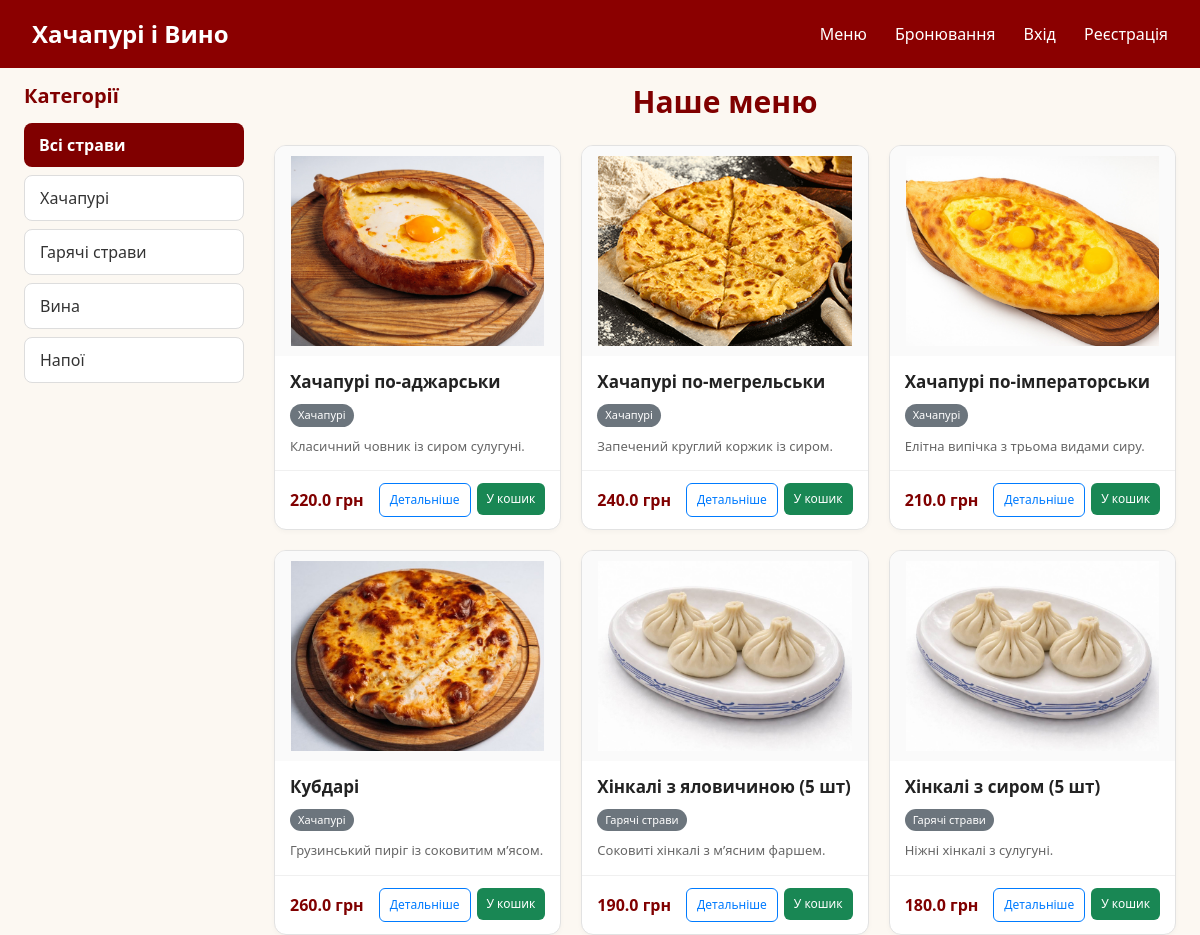
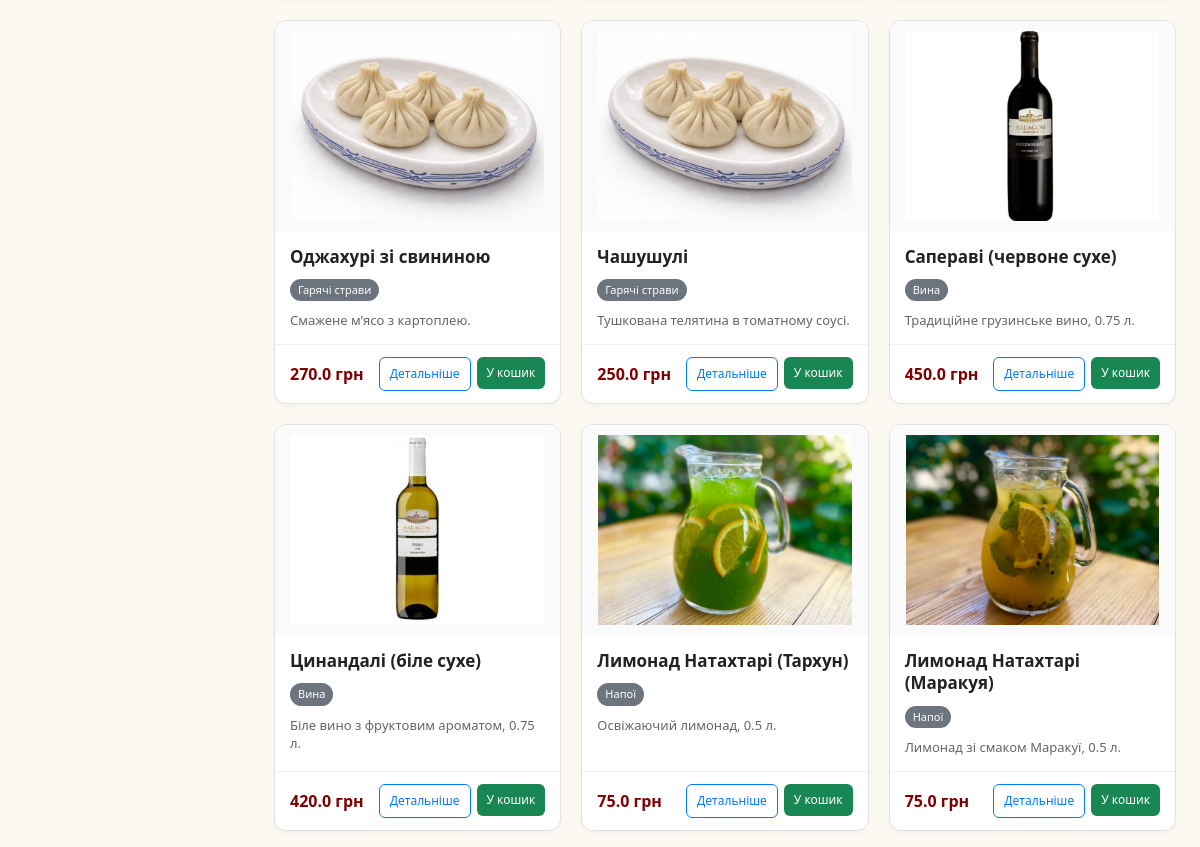
The page / on the database its author committed (2 pictures, top to bottom).
### models.py (models this page shows)
class Category(db.Model):
    id = db.Column(db.Integer, primary_key=True)
    name = db.Column(db.String(50), nullable=False, unique=True)
    dishes = db.relationship('Dish', backref='category_rel', lazy=True, cascade='all, delete-orphan')

class Dish(db.Model):
    id = db.Column(db.Integer, primary_key=True)
    title = db.Column(db.String(100), nullable=False)
    category_id = db.Column(db.Integer, db.ForeignKey('category.id'), nullable=False)
    price = db.Column(db.Float, nullable=False)
    description = db.Column(db.Text, nullable=False)
    full_description = db.Column(db.Text, nullable=False)
    image = db.Column(db.String(255), nullable=False, default='default.jpg')

### app.py (the view)
@app.route('/')
def index():
    cat_id = request.args.get('cat_id', type=int)
    categories = Category.query.all()
    if cat_id:
        dishes = Dish.query.filter_by(category_id=cat_id).all()
    else:
        dishes = Dish.query.all()
    return render_template('index.html', categories=categories, dishes=dishes, current_cat=cat_id)

### templates/index.html (shortened to what this page needs)
{% extends 'base.html' %}
{% block content %}
<div style="display: flex; gap: 30px; width: 100%;">
    <div style="width: 220px; flex-shrink: 0;">
        <h3 style="color: #800000; font-size: 20px; font-weight: bold; margin-bottom: 15px; text-align: left;">Категорії</h3>
        <div style="display: flex; flex-direction: column; gap: 8px;">
            <a href="{{ url_for('index') }}" style="padding: 10px 15px; border-radius: 8px; text-decoration: none; font-weight: bold; text-align: left; {% if not current_cat %}background: #800000; color: white;{% else %}background: white; color: #333; border: 1px solid #ddd;{% endif %}">Всі страви</a>
            {% for cat in categories %}
            <a href="{{ url_for('index', cat_id=cat.id) }}" style="padding: 10px 15px; border-radius: 8px; text-decoration: none; text-align: left; {% if current_cat == cat.id %}background: #800000; color: white; font-weight: bold;{% else %}background: white; color: #333; border: 1px solid #ddd;{% endif %}">{{ cat.name }}</a>
            {% endfor %}
        </div>
    </div>
    <div style="flex-grow: 1;">
        <h1 style="color: #800000; font-size: 30px; font-weight: bold; margin-bottom: 25px; text-align: center;">Наше меню</h1>
        <div style="display: grid; grid-template-columns: repeat(3, 1fr); gap: 20px;">
            {% for dish in dishes %}
            <div style="background: white; border-radius: 12px; overflow: hidden; border: 1px solid #e2e2e2; display: flex; flex-direction: column; justify-content: space-between; box-shadow: 0 2px 5px rgba(0,0,0,0.03);">
                <div>
                    <div style="width: 100%; height: 210px; background: #fafafa; display: flex; align-items: center; justify-content: center; overflow: hidden;">
                        <img src="{{ url_for('static', filename='uploads/' + dish.image) }}" style="width: 100%; height: 100%; object-fit: contain; padding: 10px;" onerror="this.src='{{ url_for('static', filename='uploads/default.jpg') }}'">
                    </div>
                    <div style="padding: 15px; text-align: left;">
                        <h3 style="font-size: 17px; font-weight: bold; margin: 0 0 8px 0; color: #222; line-height: 1.3;">{{ dish.title }}</h3>
                        <div style="margin-bottom: 10px; text-align: left;">
                            <span style="display: inline-block; background: #6c757d; color: white; font-size: 11px; padding: 3px 8px; border-radius: 12px; font-weight: 500;">{{ dish.category_rel.name if dish.category_rel else '' }}</span>
                        </div>
                        <p style="color: #666; font-size: 13px; margin: 0; line-height: 1.4;">{{ dish.description }}</p>
                    </div>
                </div>
                <div style="padding: 12px 15px; border-top: 1px solid #f0f0f0; display: flex; align-items: center; justify-content: space-between; gap: 10px;">
                    <div style="font-size: 16px; font-weight: bold; color: #800000; white-space: nowrap;">
                        {{ dish.price }} грн
                    </div>
                    <div style="display: flex; gap: 6px; flex-shrink: 0;">
                        <a href="{{ url_for('position', dish_id=dish.id) }}" style="padding: 7px 10px; border: 1px solid #007bff; color: #007bff; border-radius: 6px; text-decoration: none; font-size: 12px; white-space: nowrap;">Детальніше</a>
                        <form action="{{ url_for('add_to_cart', dish_id=dish.id) }}" method="POST" style="margin: 0;">
                            <button type="submit" style="padding: 7px 10px; background: #198754; color: white; border: none; border-radius: 6px; cursor: pointer; font-size: 12px; white-space: nowrap;">У кошик</button>
                        </form>
                    </div>
                </div>
            </div>
            {% endfor %}
        </div>
    </div>
</div>
{% endblock %}

### static/css/style.css (style rules this page uses)
body { font-family: 'Segoe UI', Tahoma, Geneva, Verdana, sans-serif; margin: 0; background-color: #fcf8f2; color: #333; }

### rows shown on the page
Category: name "Хачапурі"
Category: name "Гарячі страви"
Category: name "Вина"
Category: name "Напої"
Dish: image (placeholder picture), title "Хачапурі по-аджарськи", category_rel "Хачапурі", description "Класичний човник із сиром сулугуні.", price "220.0"
Dish: image (placeholder picture), title "Хачапурі по-мегрельськи", category_rel "Хачапурі", description "Запечений круглий коржик із сиром.", price "240.0"
Dish: image (placeholder picture), title "Хачапурі по-імператорськи", category_rel "Хачапурі", description "Елітна випічка з трьома видами сиру.", price "210.0"
Dish: image (placeholder picture), title "Кубдарі", category_rel "Хачапурі", description "Грузинський пиріг із соковитим м’ясом.", price "260.0"
Dish: image (placeholder picture), title "Хінкалі з яловичиною (5 шт)", category_rel "Гарячі страви", description "Соковиті хінкалі з м’ясним фаршем.", price "190.0"
Dish: image (placeholder picture), title "Хінкалі з сиром (5 шт)", category_rel "Гарячі страви", description "Ніжні хінкалі з сулугуні.", price "180.0"
Dish: image (placeholder picture), title "Оджахурі зі свининою", category_rel "Гарячі страви", description "Смажене м’ясо з картоплею.", price "270.0"
Dish: image (placeholder picture), title "Чашушулі", category_rel "Гарячі страви", description "Тушкована телятина в томатному соусі.", price "250.0"
Dish: image (placeholder picture), title "Сапераві (червоне сухе)", category_rel "Вина", description "Традиційне грузинське вино, 0.75 л.", price "450.0"
Dish: image (placeholder picture), title "Цинандалі (біле сухе)", category_rel "Вина", description "Біле вино з фруктовим ароматом, 0.75 л.", price "420.0"
Dish: image (placeholder picture), title "Лимонад Натахтарі (Тархун)", category_rel "Напої", description "Освіжаючий лимонад, 0.5 л.", price "75.0"
Dish: image (placeholder picture), title "Лимонад Натахтарі (Маракуя)", category_rel "Напої", description "Лимонад зі смаком Маракуї, 0.5 л.", price "75.0"
